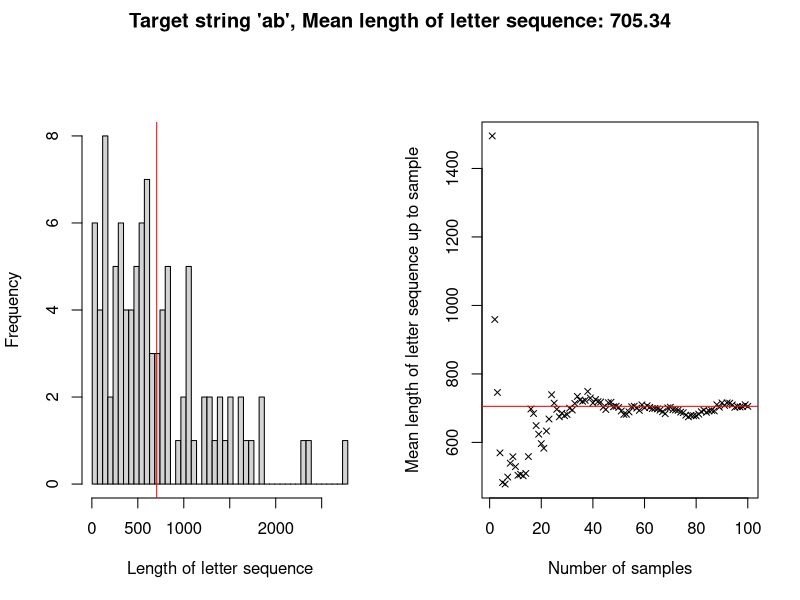

The R script that drew this image:
fnInfiniteMonkey <- function(strTarget) {
  # This function is a simulation of the infinite monkey theorem. It generates a
  # random sequence of letters until a given target string appears.
  # 
  # Args:
  #   strTarget: The target string which should be matched
  #   
  # Returns:
  #   The number of generated letters until the target string appeared
  
  # Split target string to vector of chars
  vecCharTarget <- strsplit(strTarget, "")[[1]]
  # Get the number of letters in target string
  nTarget <- length(vecCharTarget)
  
  # Set counting variable (at least nTarget letters needed)
  nCounter <- nTarget
  
  # Switch on the monkey (i.e. sample the first nTarget letters)
  vecLetterSeqTail <- sample(letters, nTarget, replace = TRUE)
  
  # Let the monkey type until target string was written
  while(!identical(vecCharTarget, vecLetterSeqTail)) {
    
    # Let the monkey hit another key (sample next letter) and store in 
    # vecLetterSeqTail (first in, first out)
    if (nTarget == 1) {
      vecLetterSeqTail <- sample(letters, 1)
    } else {
      vecLetterSeqTail <- c(vecLetterSeqTail[2:nTarget], 
                            sample(letters, 1, replace = TRUE))
    }

    # Count
    nCounter <- nCounter + 1
  }
  
  # Return the length of the generated letter sequence
  return(nCounter)
}

fnEvaluateMonkey <- function(strTarget, nSamples) {
  # This function runs the inifinite monkey multiple times with a given
  # string and evaluates the outcome with some plots
  # 
  # Args:
  #   strTarget: The target string which should be matched
  #   nSamples:  Number of samples, which should be used for evaluation
  #   
  # Returns:
  #   -
  
  # Prepare vector for resulting lengths of letter sequences
  vecLetterSeqLen <- integer(nSamples)
  
  # RELEASE THE MONKEYS! (... one after another)
  for (i in 1:nSamples) {
    vecLetterSeqLen[i] <- fnInfiniteMonkey(strTarget)
  }
  
  # Compute mean with each new sample
  vecLetterSeqLenMeans <- cumsum(vecLetterSeqLen) / (1:nSamples)
  
  # Split plot panel
  par(mfrow = c(1,2), oma = c(0,0,2,0))
  
  # Plot histogram
  hist(vecLetterSeqLen,
       breaks = seq(min(vecLetterSeqLen), max(vecLetterSeqLen), length = 50),
       xlab = "Length of letter sequence",
       main = NULL)
  abline(v = vecLetterSeqLenMeans[nSamples], col = "red")
  
  # Plot means
  plot(1:nSamples, vecLetterSeqLenMeans,
       xlab = "Number of samples",
       ylab = "Mean length of letter sequence up to sample",
       pch = 4,
       cex = 0.8)
  abline(h = vecLetterSeqLenMeans[nSamples], col = "red")
  
  # Set title
  title(paste("Target string '",strTarget, "'",
              ", Mean length of letter sequence: ",
              vecLetterSeqLenMeans[nSamples], sep = ""),
        outer = TRUE)
}

fnEvaluateMonkey("ab", 100)

# reset plot parameters
dev.off()
